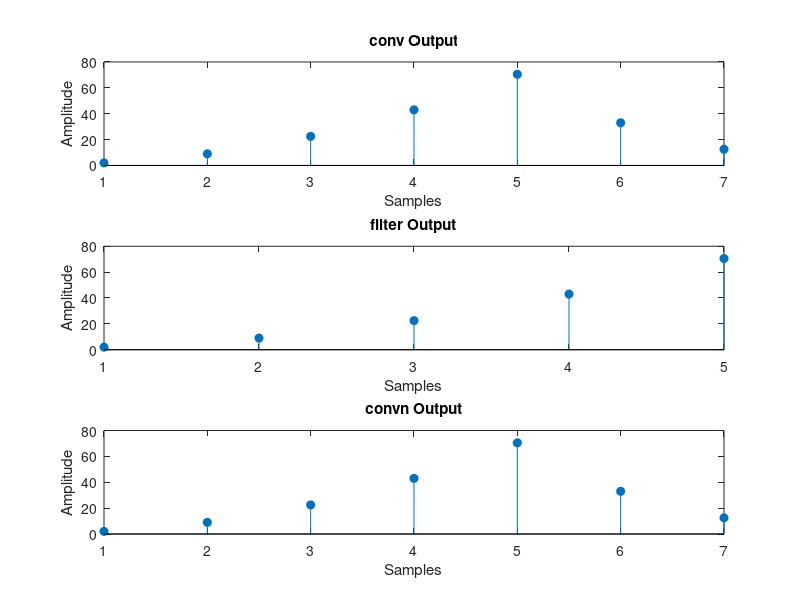
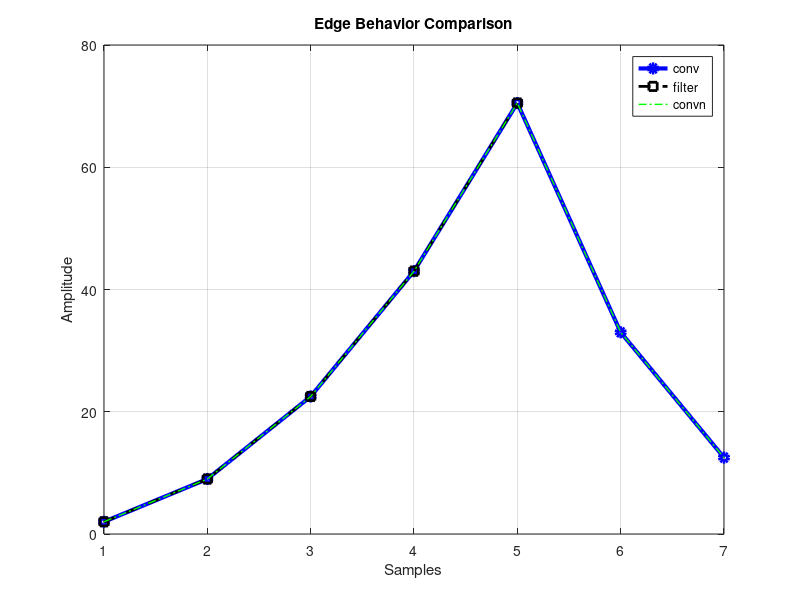

Reproduce these figures in MATLAB, in order.
signal=[1,4,9,16,25];
impulse=[2,1,0.5];
y_conv=conv(signal, impulse);
y_filter=filter(impulse,1,signal);
y_convn=convn(signal,impulse);

% Plot comparisons
figure;
subplot(3,1,1);
stem(y_conv, 'filled');
title('conv Output');
xlabel('Samples'); ylabel('Amplitude');


subplot(3,1,2);
stem(y_filter, 'filled');
title('filter Output');
xlabel('Samples'); ylabel('Amplitude');


subplot(3,1,3);
stem(y_convn, 'filled');
title('convn Output');
xlabel('Samples'); ylabel('Amplitude');

figure;
plot(y_conv, 'b-o', 'LineWidth', 3, 'DisplayName', 'conv');
hold on;
plot(y_filter, 'k--s', 'LineWidth', 2, 'DisplayName', 'filter');
plot(y_convn, 'g-.', 'LineWidth', 1, 'DisplayName', 'convn');
hold off;
title('Edge Behavior Comparison');
xlabel('Samples'); ylabel('Amplitude');
legend('Location', 'best');
grid on;